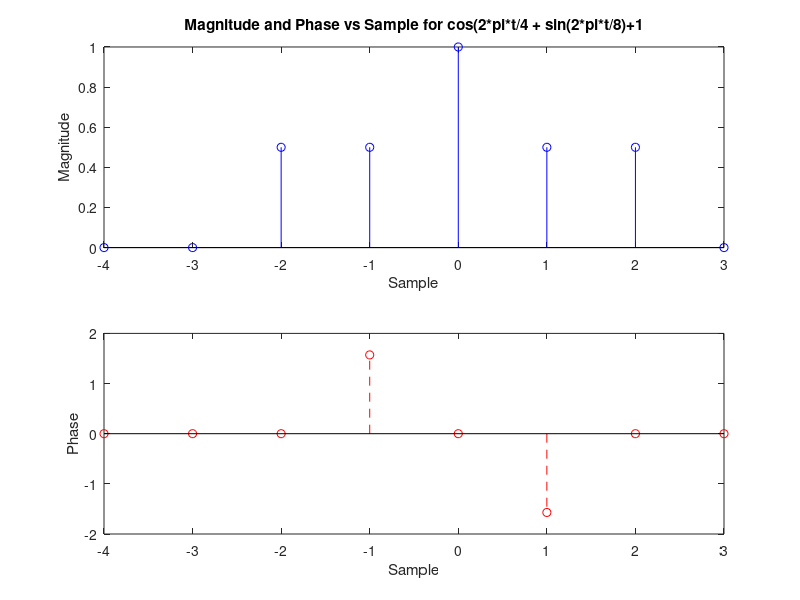
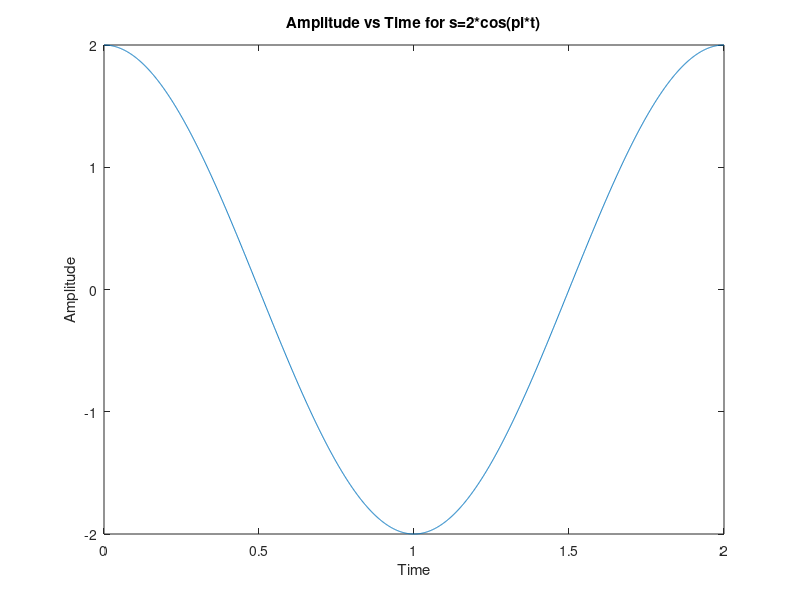
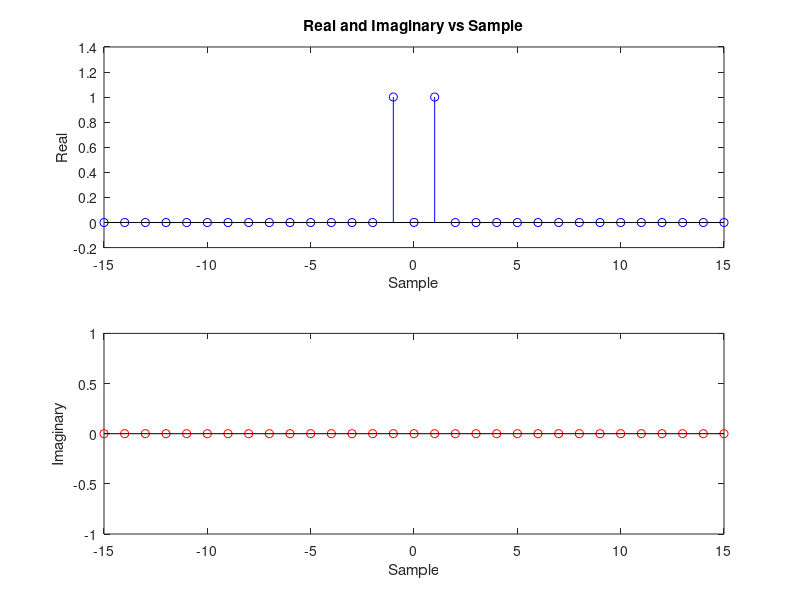
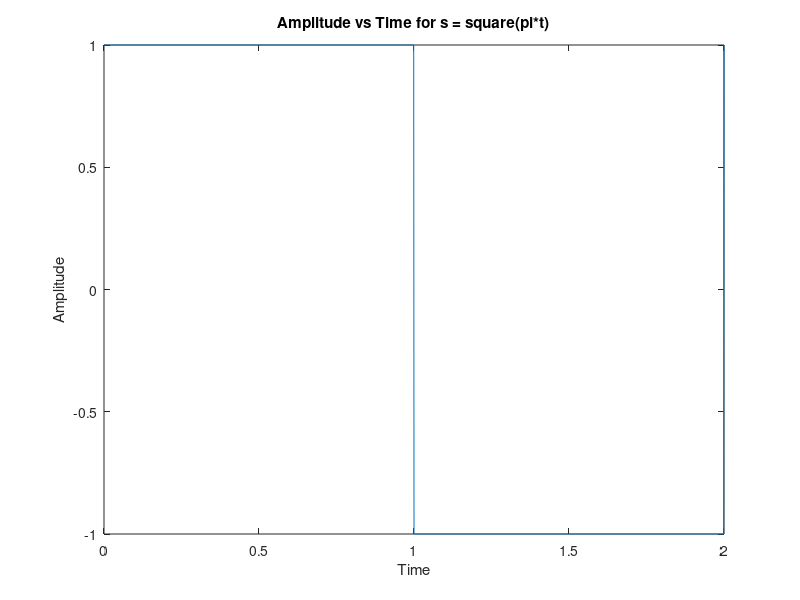

Write MATLAB code to recreate these figures, in order.
%%
t=0:7;
%Define cosine value
s=2*cos(2*pi*t/4 + pi/3);
% Perform fast fourier transform and shift values
cn=fft(s)/8;
cn=fftshift(cn);
% Create proper sample values to plot against the FFt
n=-4:3;
subplot(2,1,1)
stem(n,abs(cn),'-b');
title('Magnitude and Phase vs Sample for 2cos(2*pi*t/4 +pi/3');
xlabel('Sample');
ylabel('Magnitude');
subplot(2,1,2)
stem(n,angle(cn),'--r');
xlabel('Sample');
ylabel('Phase');

%%
t=0:7;
% Define cosing function
s=cos(2*pi*t/4) +1;
% FFt with proper shifting
cn=fft(s)/8;
cn=fftshift(cn);
n=-4:3;
subplot(2,1,1)
stem(n,abs(cn),'-b');
title('Magnitude and Phase vs Sample for cos(2*pi*t/4)+1');

xlabel('Sample');
ylabel('Magnitude');
subplot(2,1,2)
stem(n,angle(cn),'--r');
xlabel('Sample');
ylabel('Phase');

%%
t=0:7;
% Define function s and perform fft
s=cos(2*pi*t/4) + sin(2*pi*t/8) +1;
cn=fft(s)/8;
cn=fftshift(cn);
n=-4:3;
subplot(2,1,1)
stem(n,abs(cn),'-b');
title('Magnitude and Phase vs Sample for cos(2*pi*t/4 + sin(2*pi*t/8)+1');
xlabel('Sample');
ylabel('Magnitude');
subplot(2,1,2)
stem(n,angle(cn),'--r');
xlabel('Sample');
ylabel('Phase');


%%
t=0:2/2048:2; % Set t value to proper fsampling rate and period of 2 second
s = 2*cos(pi.*t); % Define function s
figure
plot(t,s) 
title('Amplitude vs Time for s=2*cos(pi*t)');
xlabel('Time');
ylabel('Amplitude');
cn = fft(s)/2048;
cn = fftshift(cn);
n = -15:15; % focus on sample points near orgin
cnn = cn(1+(2048/2)+n);
% Plot Real and Imaginary vs Sample
figure
subplot(2,1,1)
stem(n,real(cnn),'-b');
title('Real and Imaginary vs Sample');
xlabel('Sample')
ylabel('Real');
subplot(2,1,2)
stem(n,round(imag(cnn)),'--r');
xlabel('Sample');
ylabel('Imaginary');

%%
t=0:2/2048:2;
% Define square wave
s = square(pi*t)
figure
plot(t,s)
title('Amplitude vs Time for s = square(pi*t)');
xlabel('Time');
ylabel('Amplitude');
cn = fft(s)/2048;
cn = fftshift(cn);
n = -15:15;
cnn = cn(1+(2048/2)+n);
figure
subplot(2,1,1)
stem(n,real(cnn),'-b');
title('Real and Iaginary vs Sample');
xlabel('Sample')
ylabel('Real');
subplot(2,1,2)
stem(n,imag(cnn),'--r');   
xlabel('Sample');
ylabel('Imaginary');

%%
t=0:2/2048:2;
% Define odd square wave
s = square(pi*(t+0.5));
figure
plot(t,s)
title(' Amplitude vs Time for s = square(pi*(t+.5))');
xlabel('Time');
ylabel('Amplitude');
cn = fft(s)/2048;
cn = fftshift(cn);
n = -15:15;
cnn = cn(1+(2048/2)+n);
figure
subplot(2,1,1)
stem(n,real(cnn),'-b');
title('Real and Imaginary vs Sample');
xlabel('Sample')
ylabel('Real');
subplot(2,1,2)
stem(n,imag(cnn),'--r');
xlabel('Sample');
ylabel('Imaginary');
